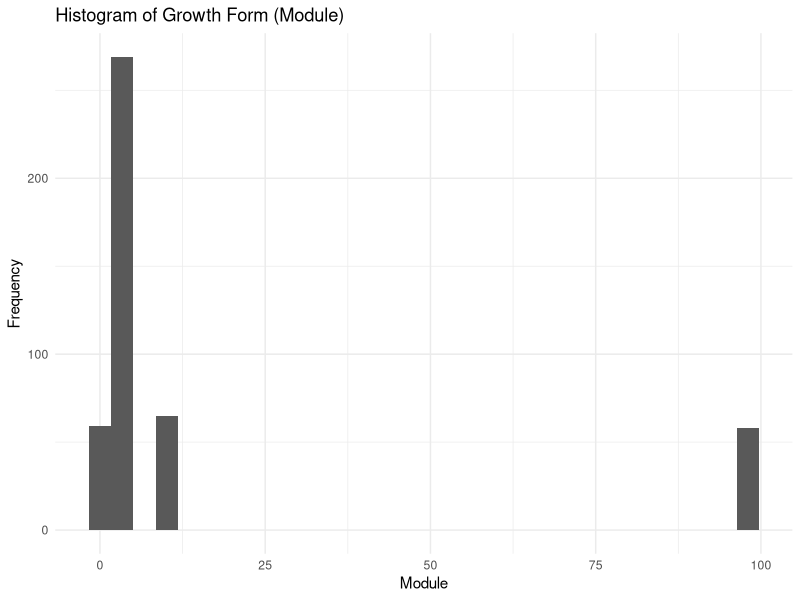
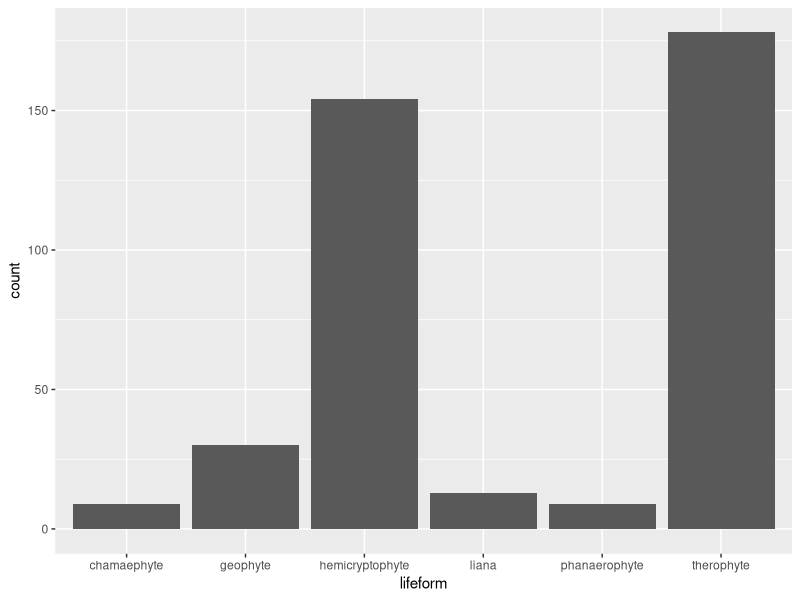
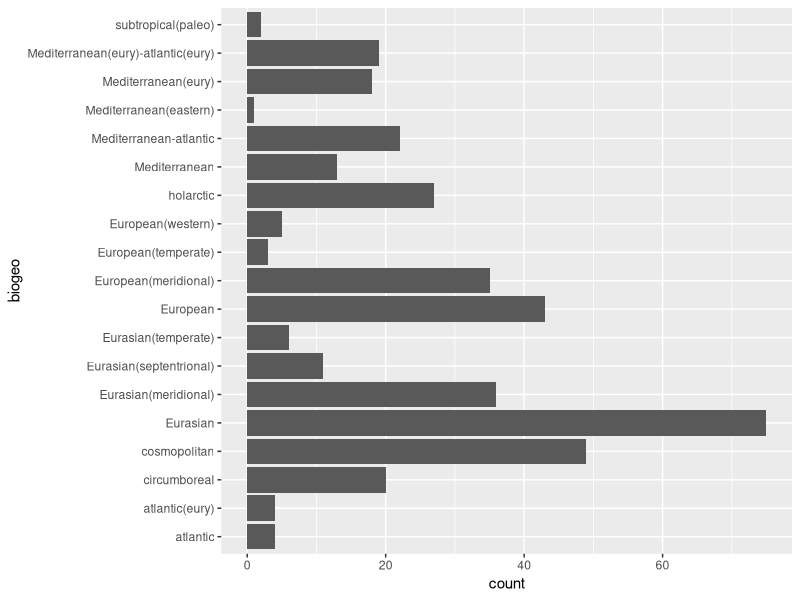
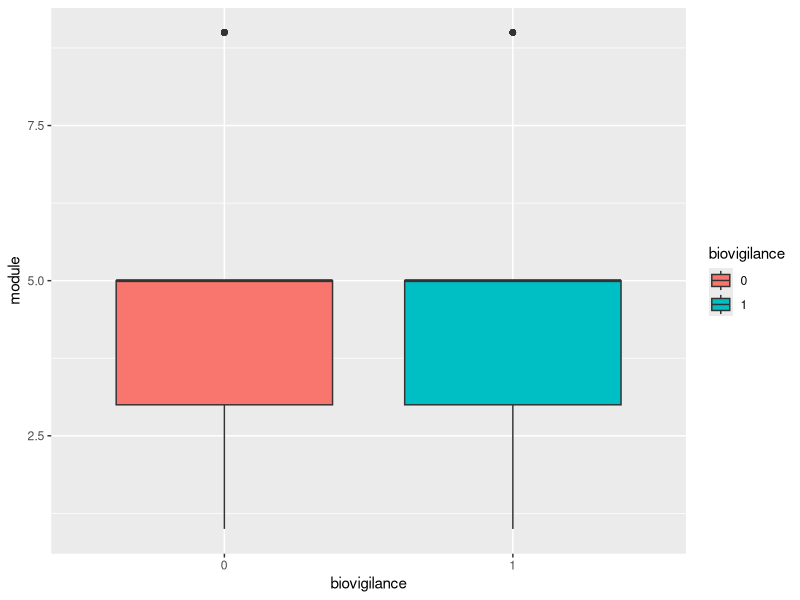

Recreate these plots in R, in order.
## ---- chunk 1
rm(list=ls())
library(here)
library(ggplot2)
library(ggfortify)
library(multcomp)
library(dplyr)
## ---- chunk 2
weeds<-read.csv(here("Data", "tax.discoweed_updated.csv"))
weeds
weeds<- weeds |> select( red_UK,lifeform, module, biogeo, biovigilance)

weeds$red_UK<- as.factor(weeds$red_UK)
weeds$lifeform<- as.factor(weeds$lifeform)
weeds$biovigilance<- as.factor(weeds$biovigilance)

glimpse(weeds)
levels(weeds$red_UK)
levels(weeds$lifeform)
levels(weeds$biovigilance)
## ---- chunk 3
weeds <- weeds |> 
  filter(as.character(red_UK) != "Wait") |>  
  droplevels()
levels(weeds$red_UK)  
## ---- chunk 4
ggplot(weeds, aes(x = module)) +
  geom_histogram() +
  labs(title = "Histogram of Growth Form (Module)", x = "Module", y = "Frequency") +
  theme_minimal()

## ---- chunk 5
weeds<- weeds |> filter(module<20)
## ---- chunk 6
ggplot(weeds, aes(x = lifeform)) +
  geom_bar()
## ---- chunk 7
ggplot(weeds, aes(x = biogeo)) +
  geom_bar()+
  coord_flip()
## ---- chunk 8
ggplot(weeds, aes(x = biovigilance, y = module, fill = biovigilance)) +
  geom_boxplot()
## ---- chunk 9

weeds |>
  summarise(
    mean_module = mean(module, na.rm = TRUE),
    median_module = median(module, na.rm = TRUE),
    sd_module = sd(module, na.rm = TRUE)
  )

weeds |>
  group_by(lifeform) |>
  summarise(count = n())
